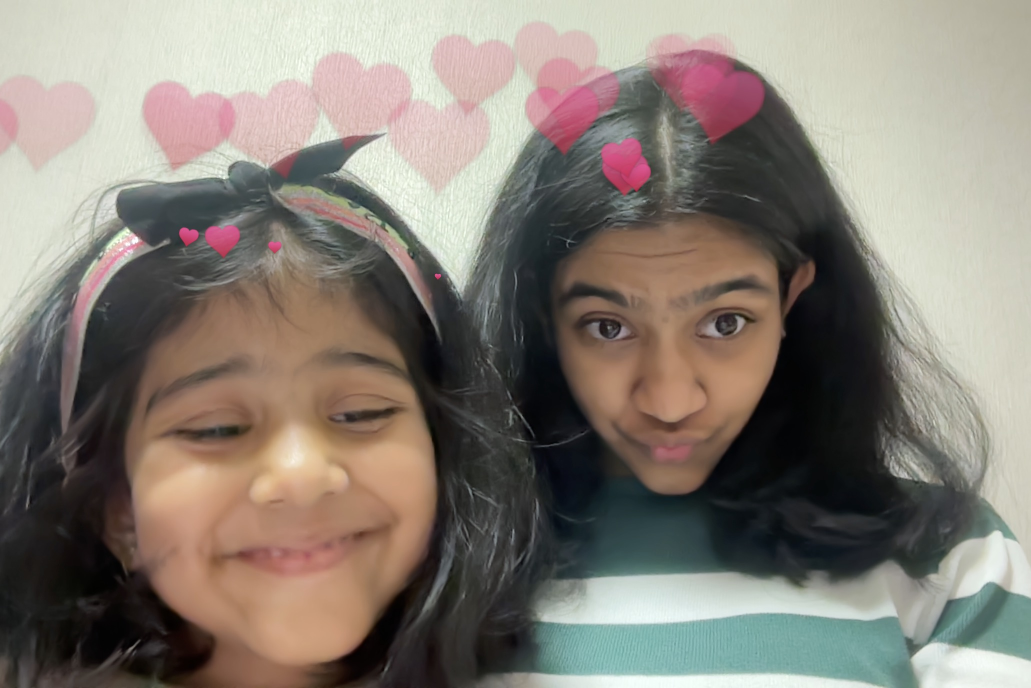
#> input picture Photo.jpg, 2062 x 1376 px (shown at 1/2 size)
$ python color.py
#> lines starting #> are read from the running program, lines starting #| are printed output that depends on the picture
import cv2
import matplotlib.pyplot as plt

image = cv2.imread('Photo.jpg')
#> image is the input picture: shape (1376, 2062, 3); mean B, G, R 117.2, 126.1, 134

image_rgb = cv2. cvtColor(image, cv2. COLOR_BGR2RGB)
plt. imshow (image_rgb)
plt. title("RGB Image")
plt. show()

gray_image = cv2. cvtColor(image, cv2.COLOR_BGR2GRAY)
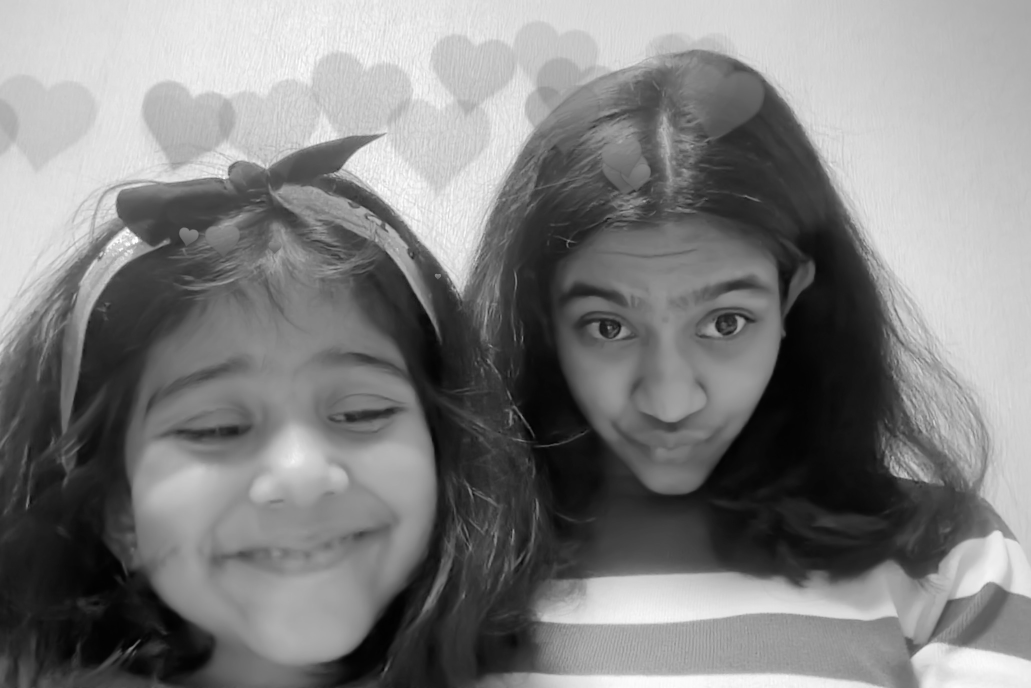
#> gray_image: shape (1376, 2062) (shown at 1/2 size); min 0, max 255, mean 127.5
plt.imshow(gray_image, cmap='gray')
plt.title("Grayscale Image")

cropped_image = image[100:300,200:400]
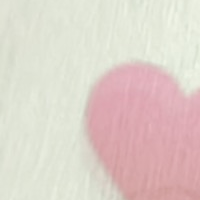
#> cropped_image: shape (200, 200, 3); mean B, G, R 202.2, 209.7, 223.3
cropped_rgb = cv2.cvtColor(cropped_image, cv2.COLOR_BGR2RGB)
plt.imshow(cropped_rgb)
plt.title("Cropped Region")
plt.show()
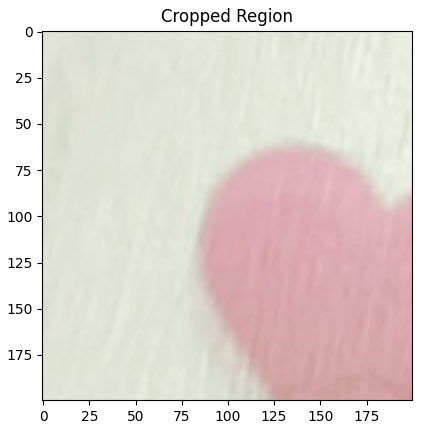
#> figure drawn by matplotlib, 1 panel
